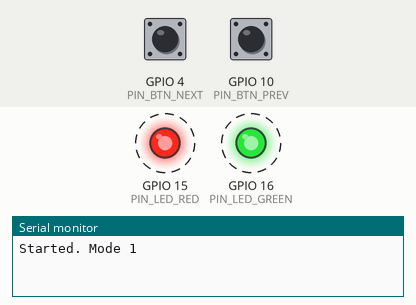
Recording of a program running on a simulated ESP32-S3. On the bench: output pins drawn as LEDs (lit = HIGH), the last lines printed to the serial monitor. Dashed ring = blinking. The inputs (shaded band) are chosen by the test bench; at power-on: GPIO 10 (PIN_BTN_PREV) HIGH, GPIO 4 (PIN_BTN_NEXT) HIGH.

Above: at 0.9 s.
1.3 s: GPIO 10 (PIN_BTN_PREV) pulled LOW for 0.15 s
At 3.2 s:
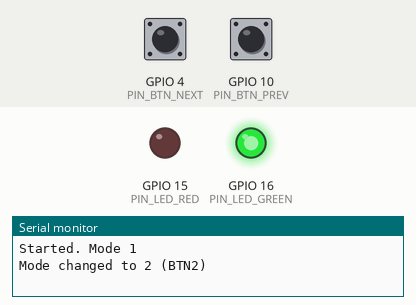
4.4 s: GPIO 4 (PIN_BTN_NEXT) pulled LOW for 0.15 s
7.5 s: GPIO 10 (PIN_BTN_PREV) pulled LOW for 1 s
At 8.4 s:
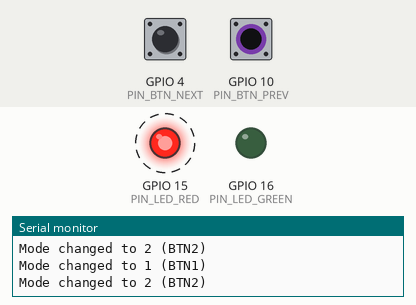
11.5 s: GPIO 4 (PIN_BTN_NEXT) pulled LOW for 1 s
At 11.71 s:
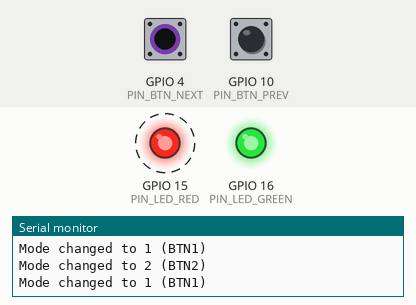
Timing chart, 0 to 15.5 s (numbered marks = the images above; inputs shaded):
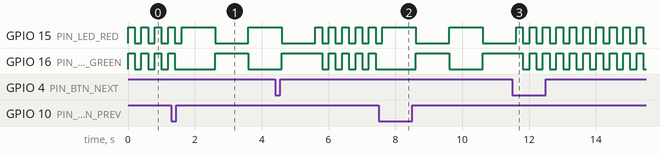

Measured:
- after the input at 7.5 s, GPIO 15 (PIN_LED_RED): HIGH → LOW after 1.1 s, → HIGH 1.0 s later, → LOW 1.0 s later
- after the input at 11.5 s, GPIO 15 (PIN_LED_RED), GPIO 16 (PIN_LED_GREEN): alternates HIGH for 0.20 s and LOW for 0.20 s, starting after 0.32 s
- by itself, GPIO 15 (PIN_LED_RED): repeats every 0.40 s: HIGH 0.20 s, LOW 0.20 s

The program:

main.cpp
```cpp
#include <Arduino.h>
#include "config.h"

int mode = 1;

void checkButtons() {
    static bool prevNext = HIGH;
    static bool prevPrev = HIGH;

    bool nextNow = digitalRead(PIN_BTN_NEXT);
    bool prevNow = digitalRead(PIN_BTN_PREV);

    // Button 1 (IO2): normal press -> mode 1
    if (nextNow == LOW && prevNext == HIGH) {
        mode = 1;
        Serial.println("Mode changed to 1 (BTN1)");
    }

    // Button 2 (IO42): normal press -> mode 2
    if (prevNow == LOW && prevPrev == HIGH) {
        mode = 2;
        Serial.println("Mode changed to 2 (BTN2)");
    }

    prevNext = nextNow;
    prevPrev = prevNow;
}

void waitWithButtonCheck(uint32_t totalMs) {
    const uint32_t chunkMs = 10;
    uint32_t elapsedMs = 0;

    while (elapsedMs < totalMs) {
        checkButtons();
        const uint32_t remainingMs = totalMs - elapsedMs;
        const uint32_t thisDelayMs = (remainingMs < chunkMs) ? remainingMs : chunkMs;
        delay(thisDelayMs);
        elapsedMs += thisDelayMs;
    }
}

void setup() {
    pinMode(PIN_LED_RED, OUTPUT);
    pinMode(PIN_LED_GREEN, OUTPUT);

    pinMode(PIN_BTN_NEXT, INPUT_PULLUP); // Button 1 (IO2)
    pinMode(PIN_BTN_PREV, INPUT_PULLUP); // Button 2 (IO42)

    Serial.begin(115200);
    Serial.println("Started. Mode 1");
}

void loop() {
    checkButtons();

    if (mode == 1) {
        // Mode 1: both LEDs on 200ms, both off 200ms
        digitalWrite(PIN_LED_RED, HIGH);
        digitalWrite(PIN_LED_GREEN, HIGH);
        waitWithButtonCheck(200);

        digitalWrite(PIN_LED_RED, LOW);
        digitalWrite(PIN_LED_GREEN, LOW);
        waitWithButtonCheck(200);
    } else {
        // Mode 2: LED1 on LED2 off 1000ms, then LED1 off LED2 on 1000ms
        digitalWrite(PIN_LED_RED, HIGH);
        digitalWrite(PIN_LED_GREEN, LOW);
        waitWithButtonCheck(1000);

        digitalWrite(PIN_LED_RED, LOW);
        digitalWrite(PIN_LED_GREEN, HIGH);
        waitWithButtonCheck(1000);
    }
}
```

config.h
```cpp
#pragma once

#include <Arduino.h>

// LED pins
static constexpr uint8_t PIN_LED_RED = 15;    // IO14
static constexpr uint8_t PIN_LED_GREEN = 16;   // IO1

// Button pins (wired to GND, using internal pull-ups)
static constexpr uint8_t PIN_BTN_NEXT = 4;    // IO2
static constexpr uint8_t PIN_BTN_PREV = 10;   // IO42
```
